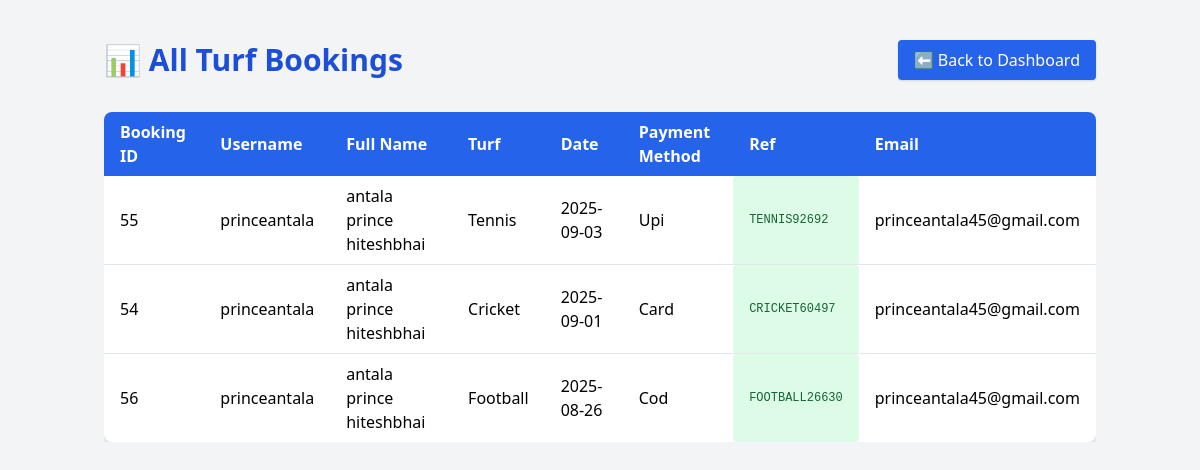
The page /admin_booking.php on the database as committed earlier.
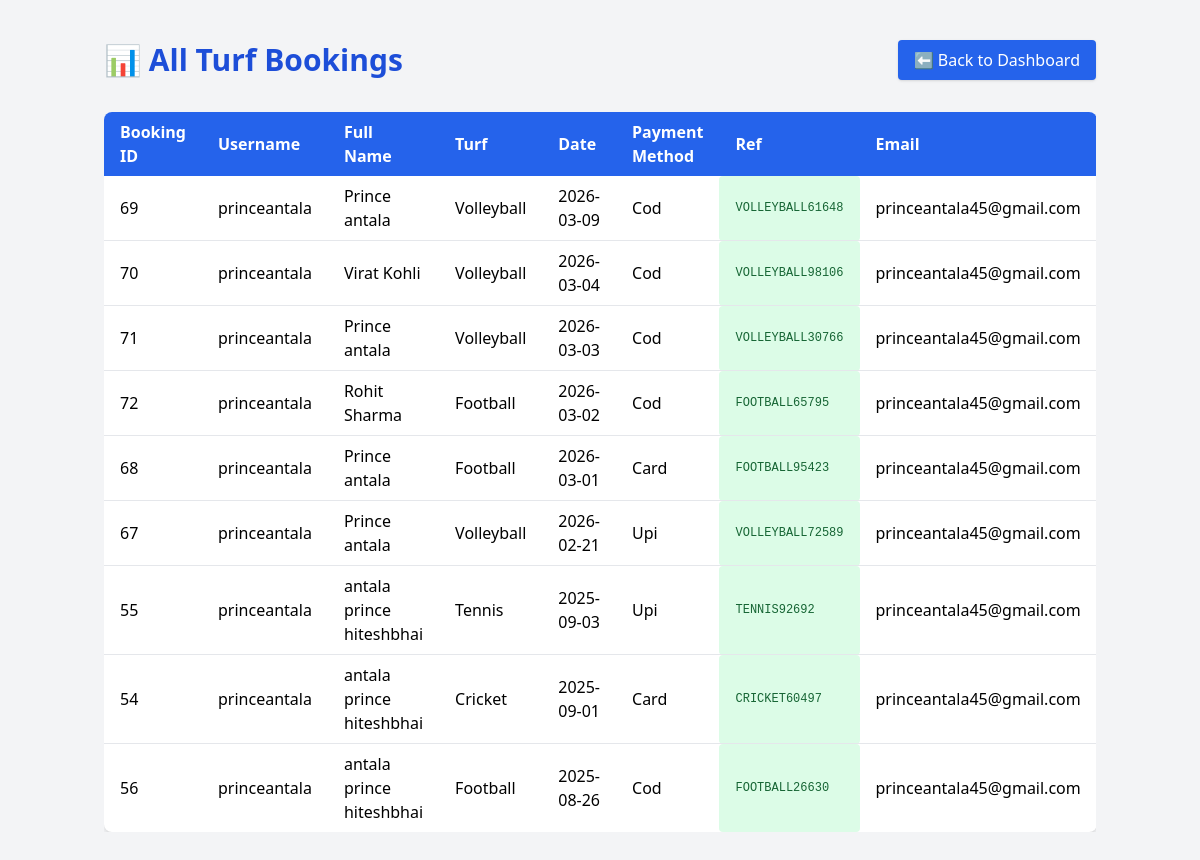
The same page on the database as committed later.
### tables this page shows
CREATE TABLE `ticket` (
  `booking_id` int(11) NOT NULL,
  `user_id` int(11) DEFAULT NULL,
  `username` varchar(20) NOT NULL,
  `fullname` varchar(255) NOT NULL,
  `email` varchar(20) NOT NULL,
  `mobile` varchar(50) NOT NULL,
  `state` varchar(15) NOT NULL,
  `city` varchar(15) NOT NULL,
  `turfs` varchar(50) NOT NULL,
  `base_price` decimal(10,2) NOT NULL,
  `cgst` decimal(10,2) NOT NULL,
  `sgst` decimal(10,2) NOT NULL,
  `total_price` decimal(10,2) NOT NULL,
  `address` varchar(100) NOT NULL,
  `pincode` varchar(10) NOT NULL,
  `date` varchar(100) NOT NULL,
  `payment_method` varchar(20) NOT NULL,
  `booking_time` datetime NOT NULL DEFAULT current_timestamp(),
  `payment_reference` varchar(100) NOT NULL
);

CREATE TABLE `signup` (
  `user_id` int(11) NOT NULL,
  `username` varchar(20) NOT NULL,
  `email` varchar(50) NOT NULL,
  `mobile` varchar(50) NOT NULL,
  `password` varchar(255) NOT NULL,
  `signup_date` datetime NOT NULL DEFAULT current_timestamp()
);

### src/admin_booking.php (the view, shortened to what this page needs)
<?php
$conn = mysqli_connect("localhost", "root", "", "turfbookingsystem",3307);
$sql = "SELECT t.*, s.email AS user_email
        FROM ticket t
        JOIN signup s ON t.user_id = s.user_id
        ORDER BY t.date DESC";
$result = mysqli_query($conn, $sql);
?>
<!DOCTYPE html>
<html lang="en">
<head>
   <script src="https://cdn.tailwindcss.com"></script>
</head>
<body class="bg-gray-100 min-h-screen">
  <div class="container mx-auto py-10 px-4">
    <div class="flex items-center justify-between mb-8">
      <h1 class="text-3xl font-bold text-blue-700">📊 All Turf Bookings</h1>
      <a href="admin_dashboard.php" class="bg-blue-600 hover:bg-blue-700 text-white px-4 py-2 rounded shadow transition">
        ⬅️ Back to Dashboard
      </a>
    </div>
    <div class="overflow-x-auto">
      <table class="min-w-full bg-white shadow-md rounded-lg overflow-hidden">
        <thead class="bg-blue-600 text-white">
          <tr>
            <th class="px-4 py-2 text-left">Booking ID</th>
            <th class="px-4 py-2 text-left">Username</th>
            <th class="px-4 py-2 text-left">Full Name</th>
            <th class="px-4 py-2 text-left">Turf</th>
            <th class="px-4 py-2 text-left">Date</th>
            <th class="px-4 py-2 text-left">Payment Method</th>
            <th class="px-4 py-2 text-left">Ref</th>
            <th class="px-4 py-2 text-left">Email</th>
          </tr>
        </thead>
        <tbody class="divide-y divide-gray-200">
          <?php while ($row = mysqli_fetch_assoc($result)): ?>
            <tr class="hover:bg-gray-50">
              <td class="px-4 py-2"><?php echo $row['booking_id']; ?></td>
              <td class="px-4 py-2"><?php echo $row['username']; ?></td>
              <td class="px-4 py-2"><?php echo $row['fullname']; ?></td>
              <td class="px-4 py-2"><?php echo ucfirst($row['turfs']); ?></td>
              <td class="px-4 py-2"><?php echo $row['date']; ?></td>
              <td class="px-4 py-2"><?php echo ucfirst($row['payment_method']); ?></td>
              <td class="px-4 py-2 font-mono text-xs bg-green-100 text-green-800 rounded"><?php echo $row['payment_reference']; ?></td>
              <td class="px-4 py-2"><?php echo $row['user_email']; ?></td>
            </tr>
          <?php endwhile; ?>
        </tbody>
      </table>
    </div>
  </div>
</body>
</html>

Rows that differ between the two databases and show on the page:
added ticket: booking_id "69", username "princeantala", fullname "Prince antala", turfs "Volleyball", date "2026-03-09", payment_method "Cod", payment_reference "VOLLEYBALL61648", user.email "princeantala45@gmail.com"
added ticket: booking_id "70", username "princeantala", fullname "Virat Kohli", turfs "Volleyball", date "2026-03-04", payment_method "Cod", payment_reference "VOLLEYBALL98106", user.email "princeantala45@gmail.com"
added ticket: booking_id "71", username "princeantala", fullname "Prince antala", turfs "Volleyball", date "2026-03-03", payment_method "Cod", payment_reference "VOLLEYBALL30766", user.email "princeantala45@gmail.com"
added ticket: booking_id "72", username "princeantala", fullname "Rohit Sharma", turfs "Football", date "2026-03-02", payment_method "Cod", payment_reference "FOOTBALL65795", user.email "princeantala45@gmail.com"
added ticket: booking_id "68", username "princeantala", fullname "Prince antala", turfs "Football", date "2026-03-01", payment_method "Card", payment_reference "FOOTBALL95423", user.email "princeantala45@gmail.com"
added ticket: booking_id "67", username "princeantala", fullname "Prince antala", turfs "Volleyball", date "2026-02-21", payment_method "Upi", payment_reference "VOLLEYBALL72589", user.email "princeantala45@gmail.com"
